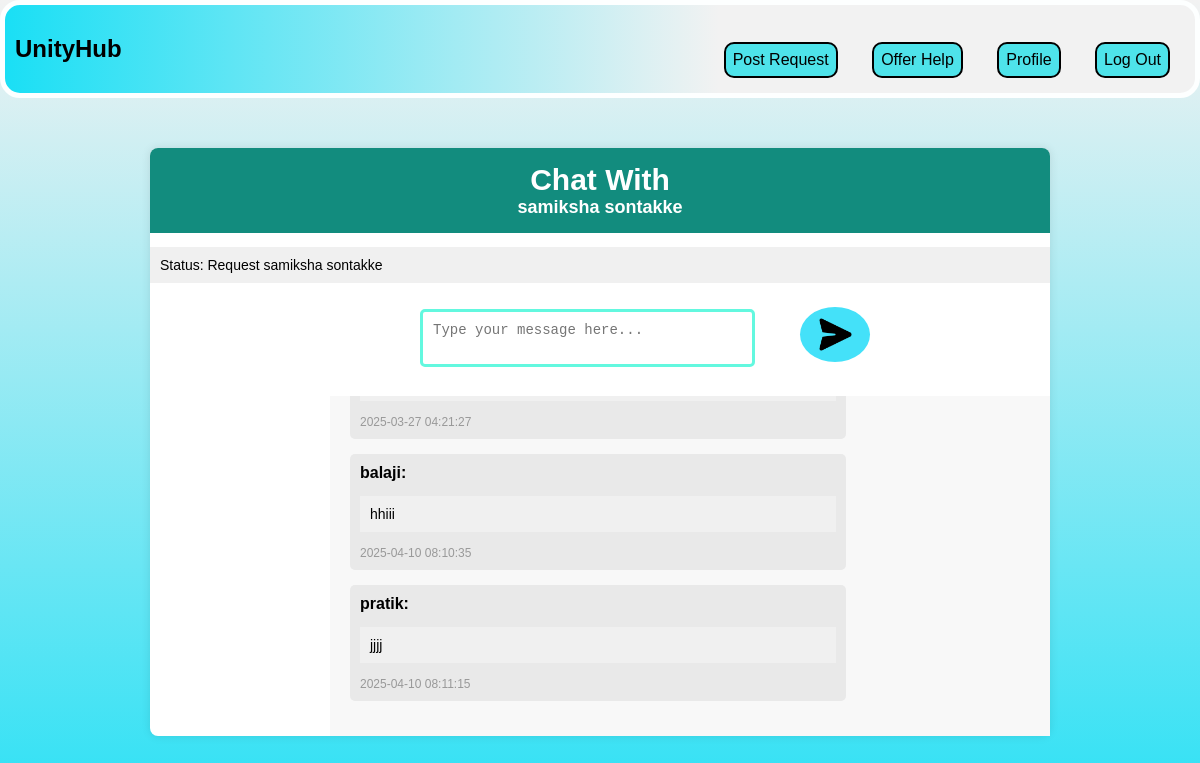
The page /messages.php?request_id=16 (signed in) on the database its author committed.
### tables this page shows
CREATE TABLE IF NOT EXISTS `requests` (
  `id` int NOT NULL AUTO_INCREMENT,
  `title` varchar(255) NOT NULL,
  `description` text NOT NULL,
  `category` varchar(50) NOT NULL,
  `user_id` int NOT NULL,
  `created_at` timestamp NULL DEFAULT CURRENT_TIMESTAMP,
  `latitude` float DEFAULT NULL,
  `longitude` float DEFAULT NULL,
  `amount` decimal(10,2) NOT NULL DEFAULT '0.00',
  `status` enum('pending','in_progress','completed') DEFAULT 'pending',
  `helper_id` int DEFAULT NULL,
  `acceptor_id` int DEFAULT NULL,
  `updated_at` timestamp NULL DEFAULT CURRENT_TIMESTAMP ON UPDATE CURRENT_TIMESTAMP,
  PRIMARY KEY (`id`),
  KEY `user_id` (`user_id`),
  KEY `acceptor_id` (`acceptor_id`)
);

CREATE TABLE IF NOT EXISTS `users` (
  `id` int NOT NULL AUTO_INCREMENT,
  `name` varchar(100) NOT NULL,
  `email` varchar(100) NOT NULL,
  `password` varchar(255) NOT NULL,
  `profile_photo` varchar(255) DEFAULT NULL,
  `role` enum('poster','provider') NOT NULL,
  `wallet_balance` decimal(10,2) DEFAULT '0.00',
  PRIMARY KEY (`id`),
  UNIQUE KEY `email` (`email`)
);

CREATE TABLE IF NOT EXISTS `messages` (
  `id` int NOT NULL AUTO_INCREMENT,
  `request_id` int NOT NULL,
  `sender_id` int NOT NULL,
  `sender_name` varchar(100) NOT NULL,
  `content` text NOT NULL,
  `created_at` timestamp NULL DEFAULT CURRENT_TIMESTAMP,
  PRIMARY KEY (`id`),
  KEY `fk_sender_id` (`sender_id`),
  KEY `fk_request_id` (`request_id`)
);

### messages.php (the view, shortened to what this page needs)
<?php
include 'db.php';
$request_id = null;
if ($_SERVER['REQUEST_METHOD'] === 'POST') {
    $request_id = $_POST['request_id'] ?? null;
} elseif ($_SERVER['REQUEST_METHOD'] === 'GET') {
    $request_id = $_GET['request_id'] ?? null;
}
$sql = $conn->prepare("SELECT requests.*, users.name AS requester_name, requests.acceptor_id
                       FROM requests
                       JOIN users ON requests.user_id = users.id
                       WHERE requests.id = ?");
$sql->bind_param("i", $request_id);
$sql->execute();
$result = $sql->get_result();
if ($result->num_rows > 0) {
    $request = $result->fetch_assoc();
    $requester_name = htmlspecialchars($request['requester_name'], ENT_QUOTES);
    $acceptor_id = $request['acceptor_id'];
    if ($acceptor_id) {
        $acceptor_sql = $conn->prepare("SELECT name FROM users WHERE id = ?");
        $acceptor_sql->bind_param("i", $acceptor_id);
        $acceptor_sql->execute();
        $acceptor_result = $acceptor_sql->get_result();
        if ($acceptor_result->num_rows > 0) {
            $acceptor = $acceptor_result->fetch_assoc();
            $acceptor_name = htmlspecialchars($acceptor['name'], ENT_QUOTES);
        } else {
            $acceptor_name = "Unknown";
        }
    } else {
        $acceptor_name = "Not accepted yet";
    }
    echo "
    <nav>
        <div><h1>UnityHub</h1></div>
        <div class='link-header'>
            <a href='post-request.php'>Post Request</a>
            <a href='offer-help.php'>Offer Help</a>
            <a href='profile.php'>Profile</a>
            <a href='logout.php'>Log Out</a>
        </div>
    </nav>";
    echo "<div class='chat-container'>
            <h1><div class='chat'>Chat With</div> {$requester_name}</h1>
            <p>Status: Request {$acceptor_name}</p>
            <form action='messages.php' method='POST'>
                <input type='hidden' name='request_id' value='$request_id'>
                <textarea name='message' placeholder='Type your message here...' required></textarea>
                <button type='submit' id='ide1'><img src='send.png'></button>
            </form>";
    $chat_sql = $conn->prepare("SELECT messages.*, users.name AS sender_name
                                FROM messages
                                JOIN users ON messages.sender_id = users.id
                                WHERE messages.request_id = ?
                                ORDER BY messages.created_at ASC");
    $chat_sql->bind_param("i", $request_id);
    $chat_sql->execute();
    $chat_result = $chat_sql->get_result();
    echo "<div class='message-history'>";
    while ($msg = $chat_result->fetch_assoc()) {
        $sender_name = htmlspecialchars($msg['sender_name'], ENT_QUOTES);
        $content = htmlspecialchars($msg['content'], ENT_QUOTES);
        $timestamp = htmlspecialchars($msg['created_at'], ENT_QUOTES);
        echo "<div class='message'>
                <strong>{$sender_name}:</strong>
                <p>{$content}</p>
                <span class='timestamp'>{$timestamp}</span>
              </div>";
    }
    echo "</div>";
} else {
    echo "<p class='error'>Request not found.</p>";
}
echo "</div>";
?>
<link rel="stylesheet" href="message.css">

### message.css (style rules this page uses)
.chat-container { justify-content: center; display: flex; flex-direction: column; width: 90%; max-width: 900px; margin: 50px auto; background-color: #fff; border-radius: 8px; box-shadow: 0 0 10px rgba(0, 0, 0, 0.1); }
.chat-container h1 { margin: 0; padding: 15px; background-color: #128C7E; color: #fff; border-radius: 8px 8px 0 0; font-size: 18px; text-align: center; }
.chat-container p { padding: 10px; background-color: #f0f0f0; font-size: 14px; }
.message-history { padding: 20px; height: 300px; overflow-y: auto; background-color: #f8f8f8; margin-left: 20%; scrollbar-width: none; }
.message { margin-bottom: 15px; padding: 10px; background-color: #e9e9e9; border-radius: 5px; max-width: 70%; }
.message strong { font-weight: bold; }
.timestamp { font-size: 12px; color: #999; }
textarea { width: 100%; padding: 10px; font-size: 14px; border: 3px solid #63f8df; border-radius: 5px; resize: none; margin-left: 30%; }
button { background-color: #128C7E; color: white; border: none; padding: 10px; border-radius: 5px; cursor: pointer; font-size: 14px; width: 100%; margin-top: 10px; }
form button { width: 80%; margin-top: 10px; }
form { align-items: center; display: flex; justify-content: center; }
#ide1 { margin-left: 5%; margin-right: 20%; margin-bottom: 2%; border-radius: 50%; max-width: 70px; background-color: #44e1f9; }
img { width: 70%; height: 70%; }
.chat { font-size: 30px; }
nav { display: flex; justify-content: space-between; padding: 10px; background: linear-gradient(-90deg, #f2f2f2 40%, #1adff5 100%); border-radius: 20px; margin-bottom: 20px; border: 5px solid rgb(253, 255, 255); }
nav a { color: #000000; text-decoration: none; margin: 0 15px; font-size: 16px; border-radius: 10px; border: 2px solid black; padding: 7px; background-color: #4ee3ea; animation-delay: 1s; transition: transform 0.3s ease, background-color 0.3s ease; display: inline-block; }
.link-header { padding-left: 10%; padding-top: 3vh; }
a { color: #ffffff; text-decoration: none; font-size: 3vh; }

### rows shown on the page
requests: user.name "samiksha sontakke"
users: name "samiksha sontakke"
messages: created_at "2025-03-27 04:21:27"
messages: users.name "balaji", content "hhiii", created_at "2025-04-10 08:10:35"
messages: users.name "pratik", content "jjjj", created_at "2025-04-10 08:11:15"
